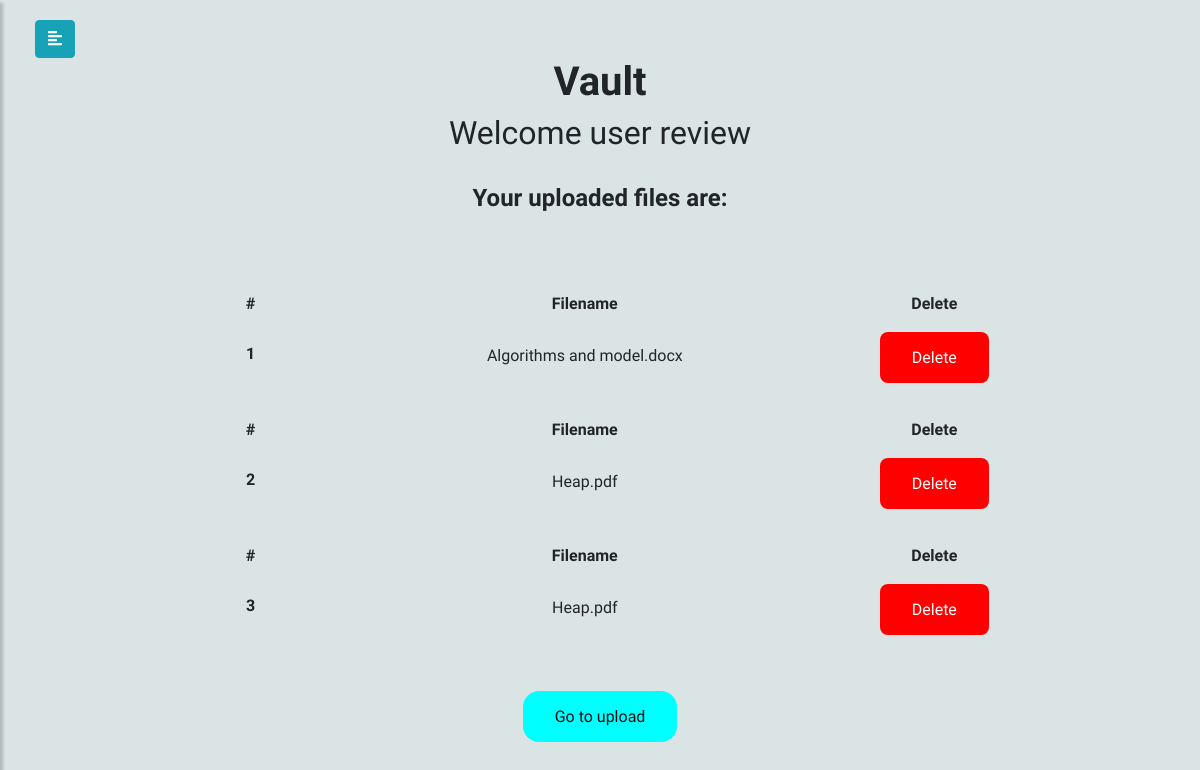
/home (signed in), run on the app's committed database.
### application.py (models this page shows, shortened)
class FileTable(db.Model):
    __tablename__ = 'USER_FILES'
    id = db.Column(db.Integer, primary_key=True)
    name = db.Column(db.String(100))
    file = db.Column(db.LargeBinary)
    user_id = db.Column(db.Integer, db.ForeignKey('user.id'), nullable=False)

### application.py (the view)
@app.route("/home")
@login_required
def index():
    files = FileTable.query.filter_by(user_id=session["user_id"]).all()
    return render_template("index.html",files=files)

### application.py (called while the page is built)
@app.after_request
def after_request(response):
    response.headers["Cache-Control"] = "no-cache, no-store, must-revalidate"
    response.headers["Expires"] = 0
    response.headers["Pragma"] = "no-cache"
    return response

### helpers.py (called while the page is built)
def login_required(f):
    @wraps(f)
    def decorated_function(*args, **kwargs):
        if session.get("user_id") is None:
            return redirect("/login")
        return f(*args, **kwargs)
    return decorated_function

### templates/index.html (shortened to what this page needs)
{% extends "layout.html" %}
{% block main %}
<body>
 <h1>Vault</h1>
 <h2>Welcome user {{ session.user_name }}</h2> <br>
 <h3><strong>Your uploaded files are:</strong>  <br><br><br></h3>
 {% for item in files %}
        <div class="item_custom">
          <div class="col-md-11 list_custom">
            <div style="overflow: hidden;">
                <table class="table" style="text-align:center;">
                  <thead>
                    <tr>
                      <th scope="col">#</th>
                      <th scope="col">Filename</th>
                      <th scope="col">Delete</th>
                    </tr>
                  </thead>
                  <tbody>
                    <tr>
                      <th width="100px"scope="row">{{loop.index}}</th>
                      <td width="100px"><h4 style="font-size: 1rem;" class="custom_txt"><a href="/retrieve/{{item.id}}" target="_blank">{{ item.name }}</a></h4></td>
                      <td width="100px"><a href="/delete/{{item.id}}" class="btn-delete">Delete</a></td>
                    </tr>
                    </tbody>
                    </table>
              </div>
            </div>
          </div>
    {% endfor %} <br><br>
 <a href="/upload" class="btn-upload">Go to upload</a>
</body>
</html>
{%endblock%}

### static/style3.css (style rules this page uses)
body { font-family: 'Raleway', sans-serif; background: #dae4e5; }
.btn-upload { margin: 3rem 0; padding: 1rem 2rem; color: #0e0e0e; background: aqua; border-radius: 1rem; }
.table td { padding: 1rem 0; }
.btn-delete { padding: 1rem 2rem; color: #0e0e0e; color: white; background: red; border-radius: .5rem; }
h1 { font-weight: 600; font-size: 2.5rem; }
h2 { font-weight: 400; font-size: 2rem; }
h3 { font-weight: 400; font-size: 1.5rem; }
a, a:hover, a:focus { color: inherit; text-decoration: none; transition: all 0.3s; }

### data on the page
FileTable: name "Algorithms and model.docx"
FileTable: name "Heap.pdf"
FileTable: name "Heap.pdf"

### other printed values
{{ session.user_name }} "review"
